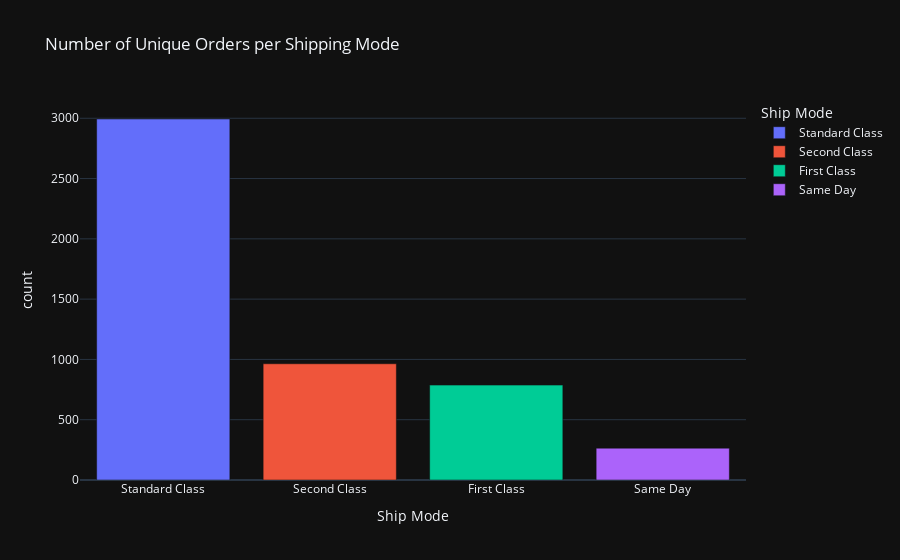

Notebook code cell kept with this figure:
### Code cell
px.bar(UniqueOrders ,x  = "Ship Mode", y = "count" ,title="Number of Unique Orders per Shipping Mode",
color="Ship Mode")

### Figure 1 — Plotly figure (JSON) as saved in the notebook; plotly's stock layout.template omitted (floating-point values rounded to 4 significant figures)
{"data": [{"hovertemplate": "Ship Mode=%{x}<br>count=%{y}<extra></extra>", "legendgroup": "Standard Class", "marker": {"color": "#636efa", "pattern": {"shape": ""}}, "name": "Standard Class", "orientation": "v", "showlegend": true, "textposition": "auto", "x": ["Standard Class"], "xaxis": "x", "y": [2994], "yaxis": "y", "type": "bar"}, {"hovertemplate": "Ship Mode=%{x}<br>count=%{y}<extra></extra>", "legendgroup": "Second Class", "marker": {"color": "#EF553B", "pattern": {"shape": ""}}, "name": "Second Class", "orientation": "v", "showlegend": true, "textposition": "auto", "x": ["Second Class"], "xaxis": "x", "y": [964], "yaxis": "y", "type": "bar"}, {"hovertemplate": "Ship Mode=%{x}<br>count=%{y}<extra></extra>", "legendgroup": "First Class", "marker": {"color": "#00cc96", "pattern": {"shape": ""}}, "name": "First Class", "orientation": "v", "showlegend": true, "textposition": "auto", "x": ["First Class"], "xaxis": "x", "y": [787], "yaxis": "y", "type": "bar"}, {"hovertemplate": "Ship Mode=%{x}<br>count=%{y}<extra></extra>", "legendgroup": "Same Day", "marker": {"color": "#ab63fa", "pattern": {"shape": ""}}, "name": "Same Day", "orientation": "v", "showlegend": true, "textposition": "auto", "x": ["Same Day"], "xaxis": "x", "y": [264], "yaxis": "y", "type": "bar"}], "layout": {"xaxis": {"anchor": "y", "domain": [0.0, 1.0], "title": {"text": "Ship Mode"}, "categoryorder": "array", "categoryarray": ["Standard Class", "Second Class", "First Class", "Same Day"]}, "yaxis": {"anchor": "x", "domain": [0.0, 1.0], "title": {"text": "count"}}, "legend": {"title": {"text": "Ship Mode"}, "tracegroupgap": 0}, "title": {"text": "Number of Unique Orders per Shipping Mode"}, "barmode": "relative"}}
